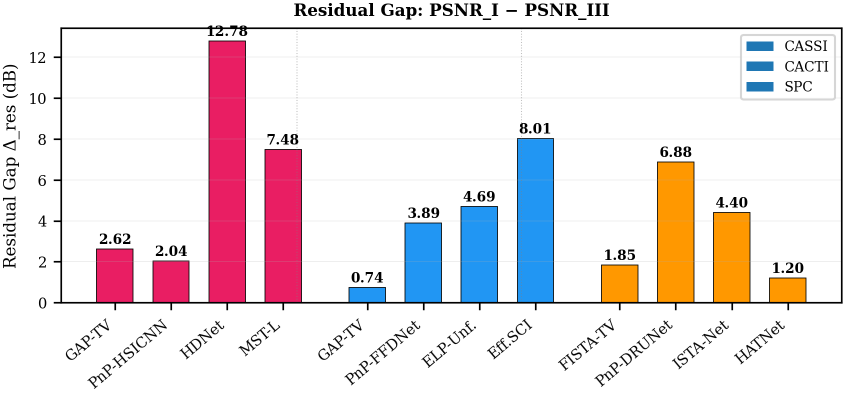
#> input picture Physics_World_Model/papers/arxiv_submissions/inversenet_arxiv/figures/residual_gap.png, 1689 x 788 px (shown at 1/2 size)
$ python -i build_real_standard_all.py   (imports and definitions only)
#> lines starting #> are read from the running program, lines starting #| are printed output that depends on the picture
"""
Download REAL public benchmark data and rebuild standard datasets for ALL 168 modalities.
Each modality uses its canonical/most-popular public dataset.
No noise, no mismatch — clean x_true + ideal y = H(x_true).

Author: Chengshuai Yang
"""
import numpy as np
import h5py
import json
import os
import io
import sys
import hashlib
import urllib.request
import zipfile
import tarfile
import tempfile
import shutil
from pathlib import Path
from scipy import ndimage

ROOT = Path(r"D:\onedrive\startup\program\physics_world_model\PWM5\Physics_World_Model")
DATA_DIR = ROOT / "datasets" / "benchmark"
CACHE = ROOT / "datasets" / "benchmark" / "_download_cache"
# [1 line not run here, left out]


# ═══════════════════════════════════════════════════════════════════
# Download utilities
# ═══════════════════════════════════════════════════════════════════

# [21 lines left out: functions _dl, _dl_github_raw, not called in this run]


def _load_image(path, gray=True, size=None):
    """Load image file as numpy array."""
#> called with gray = True
    from PIL import Image
    img = Image.open(path)
#> img is the input picture: PIL image 1689x788 RGBA; mean R, G, B, A 235, 225.4, 228.1, 255
    if gray:
        img = img.convert("L")
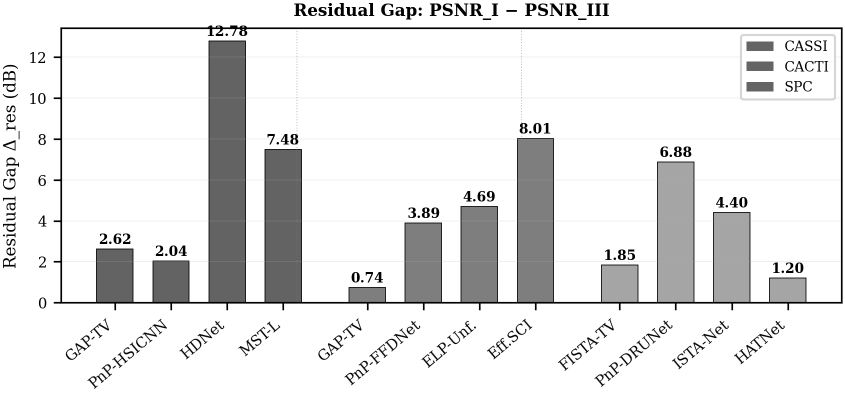
#> img: PIL image 1689x788 L (shown at 1/2 size); min 0, max 255, mean 228.6
    else:
        img = img.convert("RGB")
    if size:
        img = img.resize(size, Image.LANCZOS)
    return np.array(img, dtype=np.float32) / 255.0


# ═══════════════════════════════════════════════════════════════════
# Forward models (clean, no noise)
# ═══════════════════════════════════════════════════════════════════

# [46 lines left out: functions fwd_radon, fwd_fourier, fwd_psf, fwd_downsample, fwd_mask, not called in this run]


def fwd_identity(x):
    return x.copy()


# [939 lines left out: functions fwd_proj3d, get_set11, get_bsd68_subset, get_skimage_real, get_color_images, get_brainweb_slices and 20 more, not called in this run]


# [2 lines not run here, left out]

>>> result = _load_image('../Physics_World_Model/papers/arxiv_submissions/inversenet_arxiv/figures/residual_gap.png')

$ run again, on Physics_World_Model/papers/inversenet/figures/cassi/scenario_comparison.png
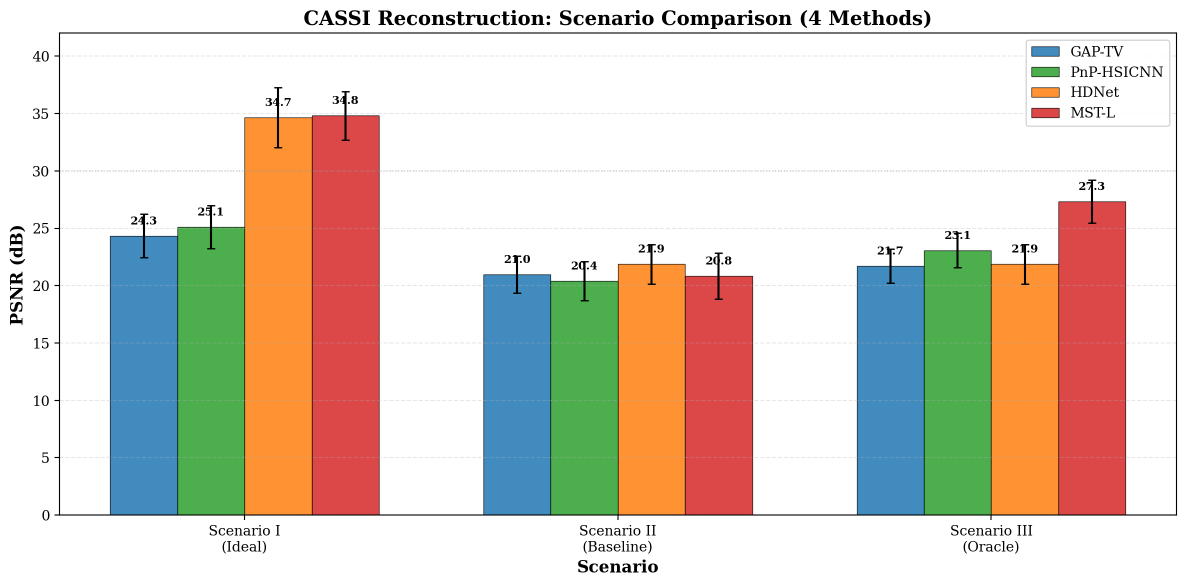
#> input picture Physics_World_Model/papers/inversenet/figures/cassi/scenario_comparison.png, 2372 x 1172 px (shown at 1/2 size)
#> in _load_image, img is the input picture: PIL image 2372x1172 RGBA; mean R, G, B, A 218.5, 208.4, 196.7, 255
#> in _load_image, `img = img.convert("L")`:
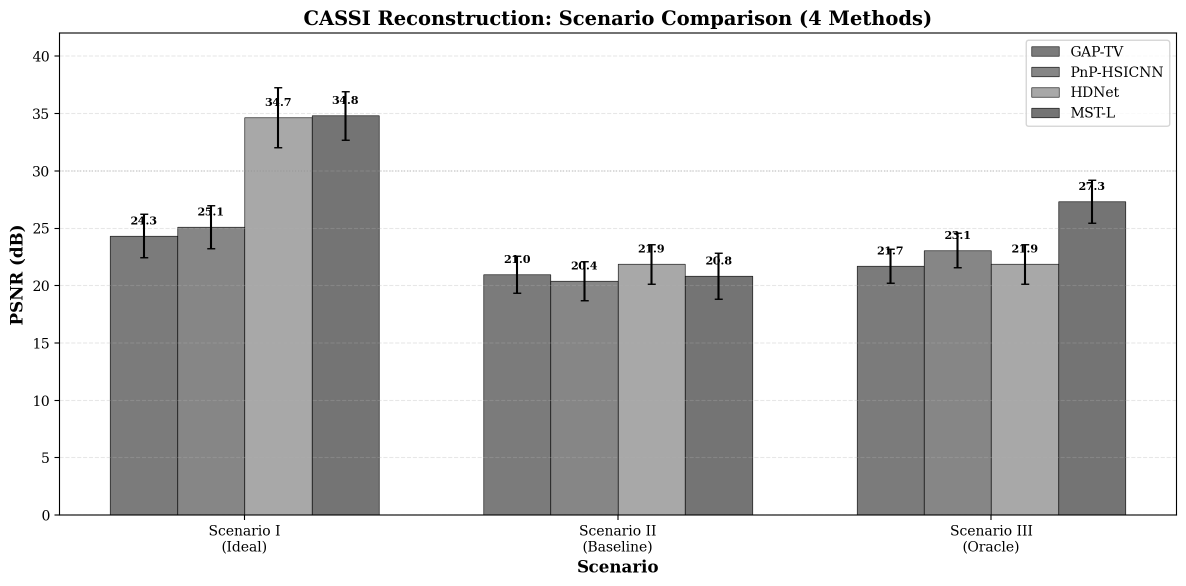
#> img: PIL image 2372x1172 L (shown at 1/2 size); min 0, max 255, mean 210.2

$ run again, on Physics_World_Model/papers/inversenet/figures/spc/psnr_distribution.png
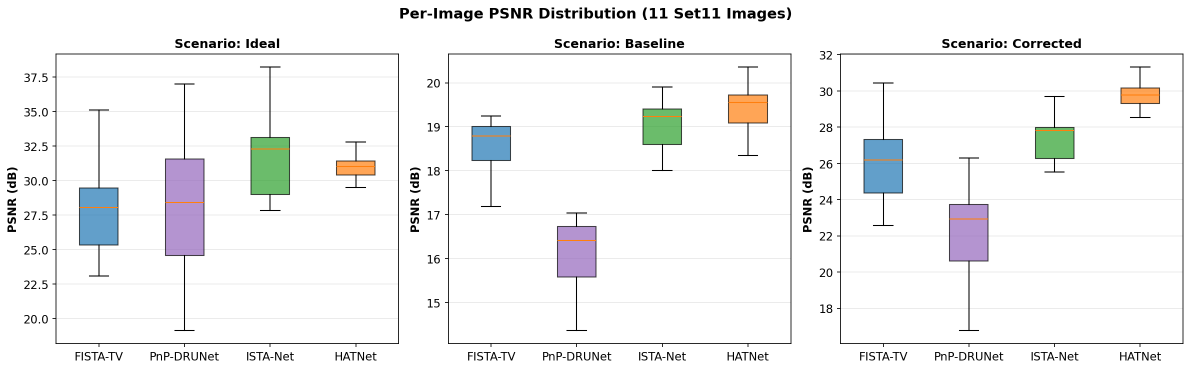
#> input picture Physics_World_Model/papers/inversenet/figures/spc/psnr_distribution.png, 2381 x 740 px (shown at 1/2 size)
#> in _load_image, img is the input picture: PIL image 2381x740 RGBA; mean R, G, B, A 242.7, 243.1, 243.4, 255
#> in _load_image, `img = img.convert("L")`:
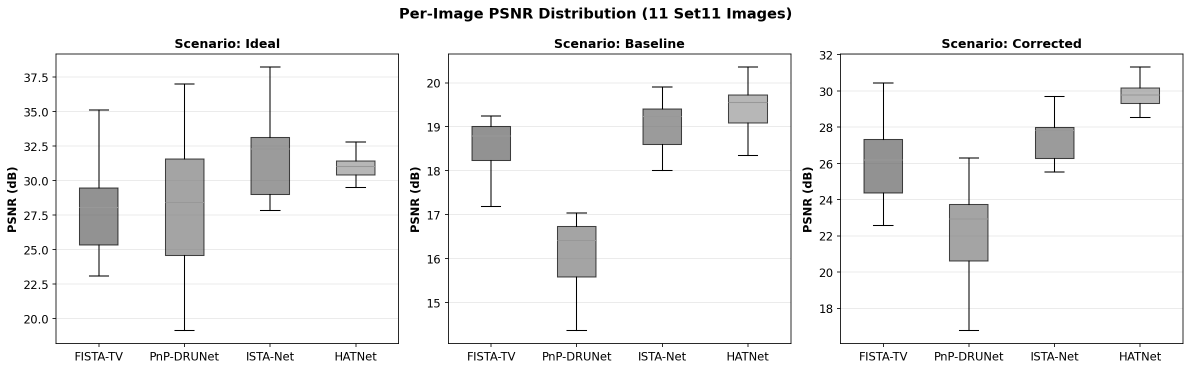
#> img: PIL image 2381x740 L (shown at 1/2 size); min 0, max 255, mean 243

$ run again, on Physics_World_Model/papers/pwm_flagship/summaries/brady_sim_to_hardware_gap.png
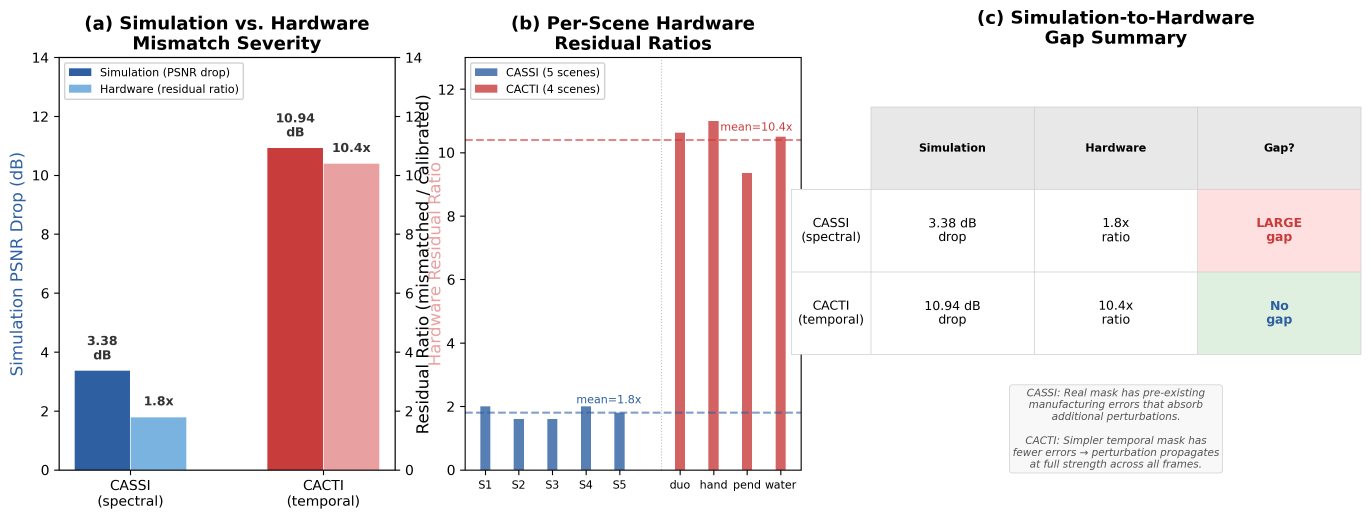
#> input picture Physics_World_Model/papers/pwm_flagship/summaries/brady_sim_to_hardware_gap.png, 4112 x 1555 px (shown at 1/3 size)
#> in _load_image, img is the input picture: PIL image 4112x1555 RGBA; mean R, G, B, A 239.8, 232.9, 233.6, 255
#> in _load_image, `img = img.convert("L")`:
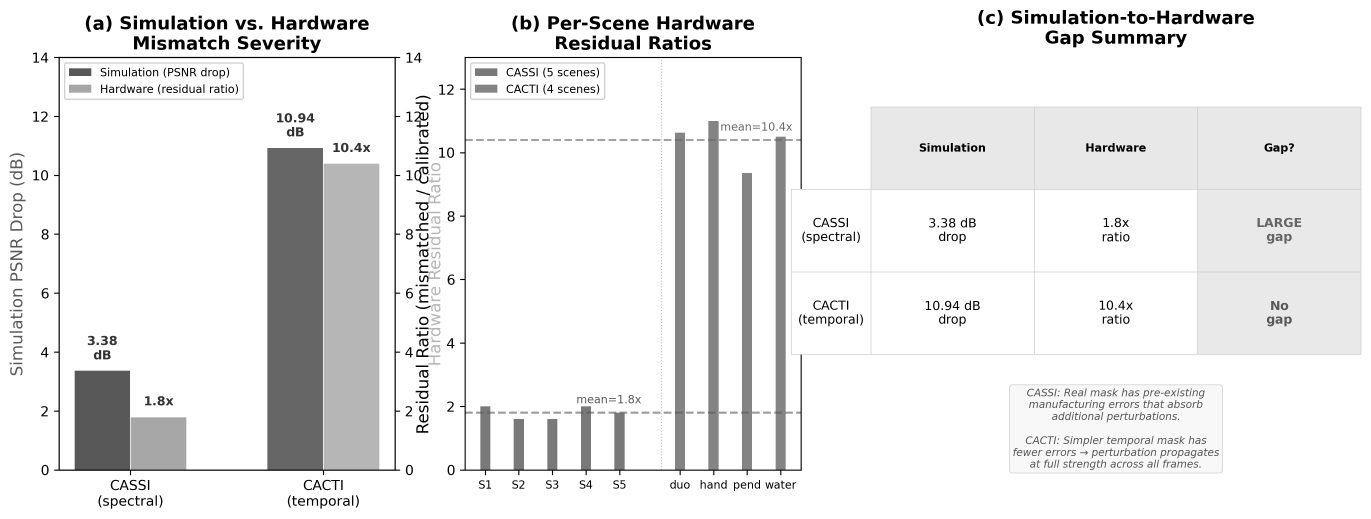
#> img: PIL image 4112x1555 L (shown at 1/3 size); min 0, max 255, mean 235
